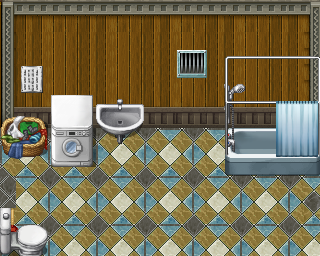

Tiled map render using the project's own tile images. Description and the whole map definition, tile-layer contents included, below:
An orthogonal 20x16 tile map with 16x16 px tiles, 3 tile layers (Sol, Mur, Objets), 4 tilesets and 9 objects (7x collision, switch map_2 1, spawn map_2 1).

<map version="1.10" tiledversion="1.10.2" orientation="orthogonal" renderorder="right-down" width="20" height="16" tilewidth="16" tileheight="16" infinite="0" nextlayerid="17" nextobjectid="20">
 <tileset firstgid="1" source="free_graphics_school_horror_2_by_nicnubill_d7spfd9.tsx" />
 <tileset firstgid="1025" source="mv_bathroom_addon_by_schwarzenacht_dapf6hr.tsx" />
 <tileset firstgid="1745" source="mv_noble_interior_by_schwarzenacht_dapf6pa.tsx" />
 <tileset firstgid="4049" source="mv_edited_walls_floors_by_nicnubill_dck28ru.tsx" />
 <layer id="11" name="Sol" width="20" height="16">
  <data encoding="csv">
0,0,0,0,0,0,0,0,0,0,0,0,0,0,0,0,0,0,0,0,
0,0,0,0,0,0,0,0,0,0,0,0,0,0,0,0,0,0,0,0,
0,0,0,0,0,0,0,0,0,0,0,0,0,0,0,0,0,0,0,0,
0,0,0,0,0,0,0,0,0,0,0,0,0,0,0,0,0,0,0,0,
0,0,0,0,0,0,0,0,0,0,0,0,0,0,0,0,0,0,0,0,
4587,4588,4589,4587,4588,4589,4587,4588,4589,4587,4588,4589,4587,4588,4589,4587,4588,4589,4587,4588,
4612,4613,4614,4612,4613,4614,4612,4613,4614,4612,4613,4614,4612,4613,4614,4612,4613,4614,4612,4613,
4637,4638,4639,4637,4638,4639,4637,4638,4639,4637,4638,4639,4637,4638,4639,4637,4638,4639,4637,4638,
4587,4588,4589,4587,4588,4589,4587,4588,4589,4587,4588,4589,4587,4588,4589,4587,4588,4589,4587,4588,
4612,4613,4614,4612,4613,4614,4612,4613,4614,4612,4613,4614,4612,4613,4614,4612,4613,4614,4612,4613,
4637,4638,4639,4637,4638,4639,4637,4638,4639,4637,4638,4639,4637,4638,4639,4637,4638,4639,4637,4638,
4587,4588,4589,4587,4588,4589,4587,4588,4589,4587,4588,4589,4587,4588,4589,4587,4588,4589,4587,4588,
4612,4613,4614,4612,4613,4614,4612,4613,4614,4612,4613,4614,4612,4613,4614,4612,4613,4614,4612,4613,
4637,4638,4639,4637,4638,4639,4637,4638,4639,4637,4638,4639,4637,4638,4639,4637,4638,4639,4637,4638,
4587,4588,4589,4587,4588,4589,4587,4588,4589,4587,4588,4589,4587,4588,4589,4587,4588,4589,4587,4588,
4612,4613,4614,4612,4613,4614,4612,4613,4614,4612,4613,4614,4612,4613,4614,4612,4613,4614,4612,4613
</data>
 </layer>
 <layer id="12" name="Mur" width="20" height="16">
  <data encoding="csv">
4359,4360,4361,4362,4363,4361,4362,4363,4361,4362,4363,4361,4362,4363,4361,4362,4363,4361,4363,4364,
4384,4388,4388,4386,4387,4388,4388,4386,4387,4388,4388,4386,4387,4388,4388,4386,4387,4388,4388,4389,
4384,4438,4438,4436,4437,4438,4438,4436,4437,4438,4438,4436,4437,4438,4438,4436,4437,4438,4438,4389,
4384,4438,4438,4436,4437,4438,4438,4436,4437,4438,4438,4436,4437,4438,4438,4436,4437,4438,4438,4389,
4409,4438,4438,4436,4437,4438,4438,4436,4437,4438,4438,4436,4437,4438,4438,4436,4437,4438,4438,4389,
4434,4438,4438,4436,4437,4438,4438,4436,4437,4438,4438,4436,4437,4438,4438,4436,4437,4438,4438,4389,
4459,4460,4460,4461,4462,4463,4460,4461,4462,4463,4460,4461,4462,4463,4460,4461,4462,4463,4463,4464,
4484,4486,4487,4485,4486,4487,4488,4485,4486,4487,4488,4485,4486,4487,4488,4485,4486,4487,4488,4489,
0,0,0,0,0,0,0,0,0,0,0,0,0,0,0,0,0,0,0,0,
0,0,0,0,0,0,0,0,0,0,0,0,0,0,0,0,0,0,0,0,
0,0,0,0,0,0,0,0,0,0,0,0,0,0,0,0,0,0,0,0,
0,0,0,0,0,0,0,0,0,0,0,0,0,0,0,0,0,0,0,0,
1478,1479,0,0,0,0,0,0,0,0,0,0,0,0,0,0,0,0,0,0,
1502,1503,0,0,0,0,0,0,0,0,0,0,0,0,0,0,0,0,0,0,
1526,1527,0,0,0,0,0,0,0,0,0,0,0,0,0,0,0,0,0,0,
0,0,0,0,0,0,0,0,0,0,0,0,0,0,0,0,0,0,0,0
</data>
 </layer>
 <layer id="13" name="Objets" width="20" height="16">
  <data encoding="csv">
0,0,0,0,0,0,0,0,0,0,0,0,0,0,0,0,0,0,0,0,
0,0,0,0,0,0,0,0,0,0,0,0,0,0,0,0,0,0,0,0,
0,0,0,0,0,0,0,0,0,0,0,0,0,0,0,0,0,0,0,0,
0,0,0,0,0,0,0,0,0,0,0,769,770,0,1271,1272,1273,1274,1275,1276,
0,697,698,0,0,0,0,0,0,0,0,801,802,0,1295,1296,1297,1298,1299,1300,
0,729,730,1457,1458,1459,0,0,0,0,0,0,0,0,1319,1320,1321,1322,1323,1324,
0,0,0,1481,1482,1483,1601,1602,1603,0,0,0,0,0,1343,1344,1345,1346,1347,1348,
1550,1551,1552,1505,1506,1507,1625,1626,1627,0,0,0,0,0,1367,1368,1369,1370,1371,1372,
1574,1575,1576,1529,1530,1531,1649,1650,1651,0,0,0,0,0,1391,1392,1393,1394,1395,1396,
1598,1599,1600,1553,1554,1555,0,0,0,0,0,0,0,0,1415,1416,1417,1418,1419,1420,
0,0,0,1577,1578,1579,0,0,0,0,0,0,0,0,1439,1440,1441,1442,1443,1444,
4610,0,0,0,0,0,0,0,0,0,0,0,0,0,0,0,0,0,0,0,
4635,1497,1498,0,0,0,0,0,0,0,0,0,0,0,0,0,0,0,0,4532,
1520,1521,1522,0,0,0,0,0,0,0,0,0,0,0,0,0,0,0,0,4557,
1544,1545,1546,0,0,0,0,0,0,0,0,0,0,0,0,0,0,0,0,0,
1568,1569,1570,0,0,0,0,0,0,0,0,0,0,0,0,0,0,0,0,0
</data>
 </layer>
 <group id="14" name="Object">
  <objectgroup id="16" name="collisions">
   <object id="6" name="collision" x="0" y="112" width="48" height="32" />
   <object id="8" name="collision" x="48" y="96" width="48" height="64" />
   <object id="11" name="collision" x="96" y="96" width="128" height="32" />
   <object id="12" name="collision" x="224" y="48" width="96" height="128" />
   <object id="13" name="collision" x="320" y="176" width="16" height="80" />
   <object id="14" name="collision" x="0" y="256" width="320" height="16" />
   <object id="16" name="collision" x="0" y="224" width="48" height="32" />
  </objectgroup>
  <objectgroup id="15" name="Interface">
   <object id="1" name="switch map_2 1" x="-17.6667" y="176" width="16" height="32" />
   <object id="19" name="spawn map_2 1" x="7.00003" y="193.667">
    <point />
   </object>
  </objectgroup>
 </group>
</map>
